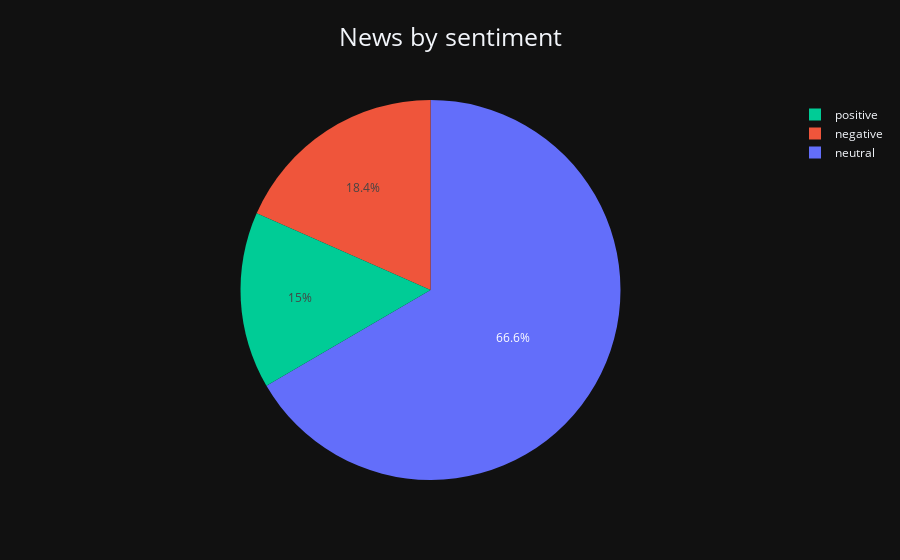

The notebook cell saved with this chart:
### Code cell
sent_pie(df_poly, 'count', 'title_finBERT', "News by sentiment").show()

### Figure 1 — Plotly figure (JSON) as saved in the notebook; plotly's stock layout.template omitted (floating-point values rounded to 4 significant figures)
{"data": [{"domain": {"x": [0, 1], "y": [0, 1]}, "hovertemplate": "title_finBERT=%{label}<br>count=%{value}<extra></extra>", "labels": ["negative", "neutral", "positive", "negative", "neutral", "positive", "negative", "neutral", "positive"], "legendgroup": "", "name": "", "showlegend": true, "type": "pie", "values": [87, 313, 80, 122, 459, 98, 26, 79, 14]}], "layout": {"legend": {"tracegroupgap": 0, "traceorder": "reversed"}, "title": {"font": {"size": 25}, "text": "News by sentiment", "x": 0.5, "xanchor": "center", "y": 0.95, "yanchor": "top"}}}
